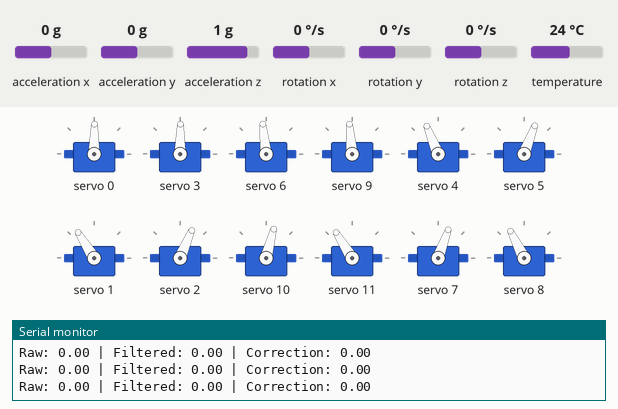
The sketch below on a simulated Arduino Uno, built for the host (arithmetic inside an expression is 32-bit, double 64-bit). On the bench: 12 × servo, the last lines printed to the serial monitor. The inputs (shaded band) are chosen by the test bench; at power-on: acceleration x 0 g, acceleration y 0 g, acceleration z 1 g, rotation x 0 °/s, rotation y 0 °/s, rotation z 0 °/s, temperature 24 °C.

Above: at 4.3 s.
4.4 s: acceleration x set to -1.4 g
At 5.9 s:
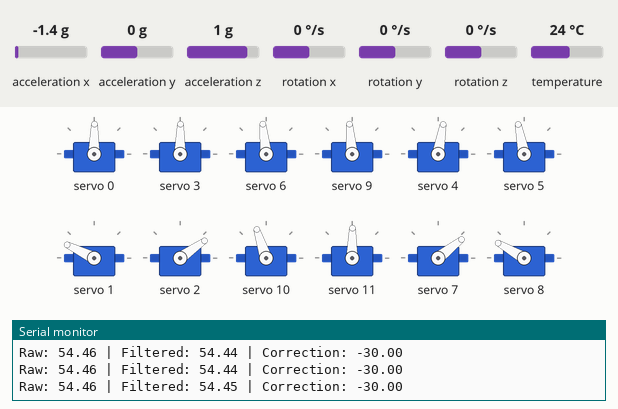
6.4 s: acceleration y set to -1.4 g
At 6.75 s:
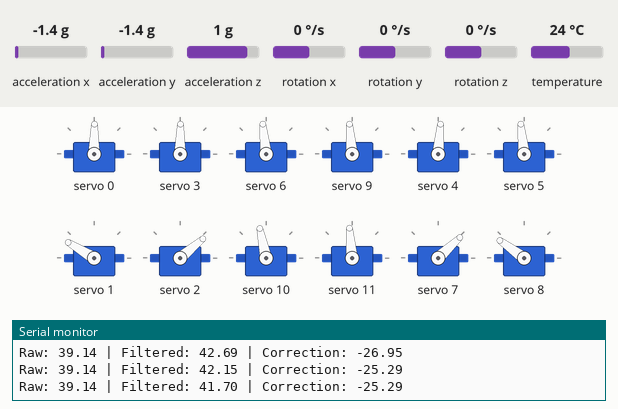
8.1 s: acceleration x set to 0.8 g
At 9.6 s:
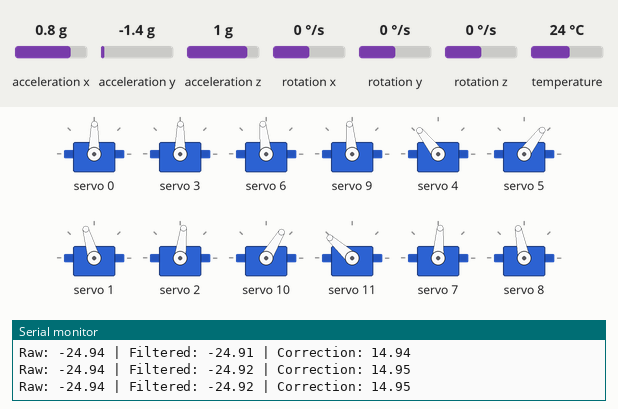
11.1 s: acceleration z set to 0 g
At 11.46 s:
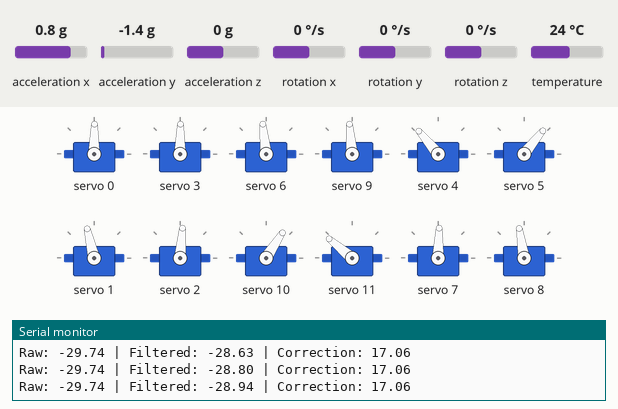
13.0 s: acceleration y set to -0.8 g
At 14.8 s:
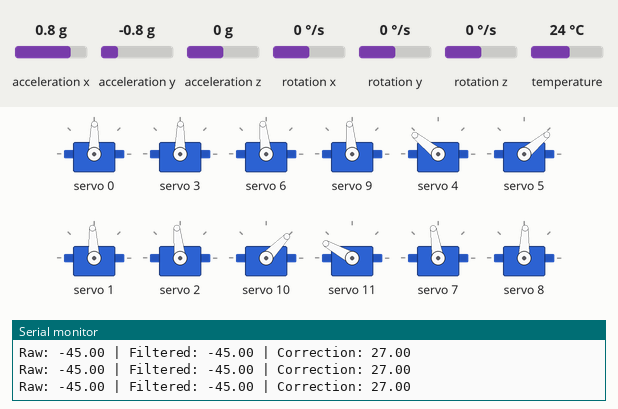
15.1 s: acceleration x set to -0.8 g
At 15.45 s:
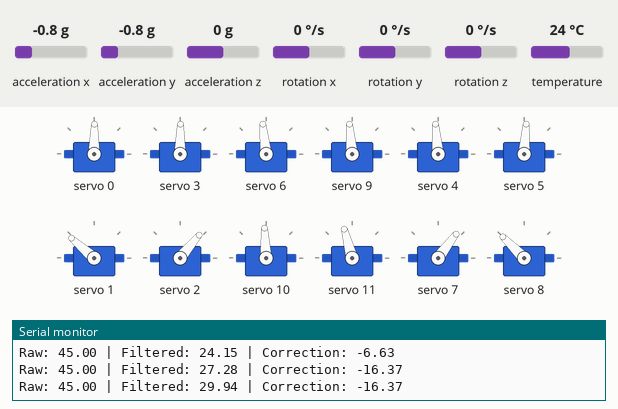
Timing chart, 0 to 18.1 s (numbered marks = the images above; inputs shaded):
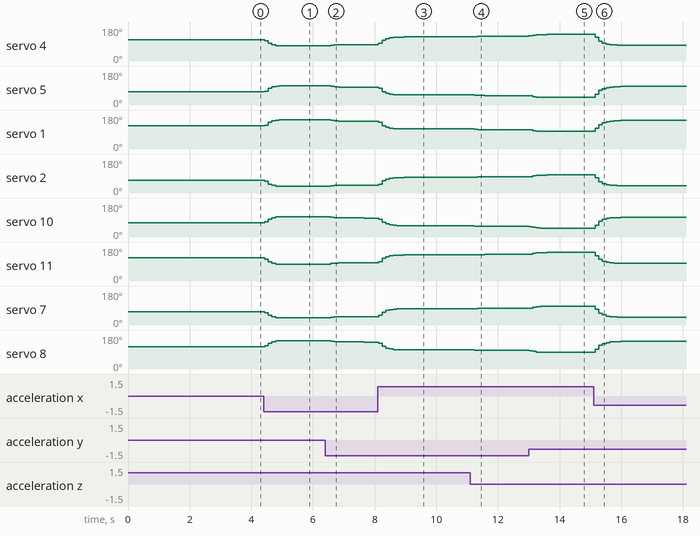

The sketch:

pitch_stabilization_v2.ino
```cpp
/**
 * @file pitch_stabilization_v2.ino
 * @brief Filtered, auto-zeroing pitch stabilization experiment.
 *
 * Hardware status: untested. This revision responds to the last recorded test
 * observations by holding the hip joints, removing integral windup, filtering
 * IMU noise, and calibrating the resting pitch during startup.
 */

#include <Wire.h>
#include <Adafruit_PWMServoDriver.h>
#include <Adafruit_MPU6050.h>
#include <Adafruit_Sensor.h>
#include <PID_v2.h>

constexpr uint8_t kPwmAddress = 0x40;
constexpr uint8_t kMpuAddress = 0x68;
constexpr uint8_t kMpuSdaPin = 17;
constexpr uint8_t kMpuSclPin = 16;
constexpr uint16_t kServoFrequencyHz = 60;
constexpr uint32_t kOscillatorFrequencyHz = 25000000;
constexpr uint16_t kServoMinPulseUs = 500;
constexpr uint16_t kServoMaxPulseUs = 2500;
constexpr int kServoAngleRangeDeg = 180;
constexpr uint8_t kServoCount = 12;
constexpr int kCrouchOffsetDeg = 20;
constexpr uint8_t kBaselineSampleCount = 50;
constexpr float kFilterAlpha = 0.15F;

constexpr int8_t kServoOffsets[kServoCount] = {
    -3, 7, -4, -3, -2, -2, 3, -1, 3, 2, 4, 7};
constexpr uint8_t kLeftThighs[] = {1, 4};
constexpr uint8_t kLeftKnees[] = {2, 5};
constexpr uint8_t kRightThighs[] = {7, 10};
constexpr uint8_t kRightKnees[] = {8, 11};
constexpr uint8_t kHips[] = {0, 3, 6, 9};

Adafruit_PWMServoDriver pwm(kPwmAddress);
Adafruit_MPU6050 mpu;

double controllerKp = 0.6;
double controllerKi = 0.0;
double controllerKd = 0.0;
PID_v2 pitchPid(controllerKp, controllerKi, controllerKd, PID::Direct);

float baselinePitchDeg = 0.0F;
float filteredPitchDeg = 0.0F;

float readPitchDeg();
void setServoAngle(uint8_t channel, double targetAngleDeg);
void updateStance(double correctionDeg);

void setup() {
  Serial.begin(19200);
  while (!Serial && millis() < 3000) {}

  pwm.begin();
  pwm.setOscillatorFrequency(kOscillatorFrequencyHz);
  pwm.setPWMFreq(kServoFrequencyHz);

  Wire1.begin();
  Wire1.setSDA(kMpuSdaPin);
  Wire1.setSCL(kMpuSclPin);
  if (!mpu.begin(kMpuAddress, &Wire1)) {
    Serial.println("Failed to find MPU6050 chip.");
    while (true) {
      delay(10);
    }
  }
  mpu.setAccelerometerRange(MPU6050_RANGE_8_G);
  mpu.setFilterBandwidth(MPU6050_BAND_21_HZ);

  for (uint8_t hip : kHips) {
    setServoAngle(hip, 90.0);
  }
  updateStance(0.0);

  Serial.println("Robot in stance. Waiting 2 seconds to settle...");
  delay(2000);

  Serial.println("Calibrating level baseline. Do not move the robot.");
  float pitchSum = 0.0F;
  for (uint8_t sample = 0; sample < kBaselineSampleCount; ++sample) {
    pitchSum += readPitchDeg();
    delay(20);
  }
  baselinePitchDeg = pitchSum / kBaselineSampleCount;
  filteredPitchDeg = baselinePitchDeg;

  Serial.print("Calibration complete. Baseline pitch: ");
  Serial.println(baselinePitchDeg);

  pitchPid.SetOutputLimits(-30, 30);
  pitchPid.Start(baselinePitchDeg, 0.0, baselinePitchDeg);
  Serial.println("SpotMicro: pitch stabilization v2 ready");
}

void loop() {
  const float rawPitchDeg = readPitchDeg();
  filteredPitchDeg =
      kFilterAlpha * rawPitchDeg + (1.0F - kFilterAlpha) * filteredPitchDeg;

  const double correctionDeg = pitchPid.Run(filteredPitchDeg);
  updateStance(correctionDeg);

  Serial.print("Raw: ");
  Serial.print(rawPitchDeg);
  Serial.print(" | Filtered: ");
  Serial.print(filteredPitchDeg);
  Serial.print(" | Correction: ");
  Serial.println(correctionDeg);
  delay(20);
}

float readPitchDeg() {
  sensors_event_t acceleration;
  sensors_event_t gyroscope;
  sensors_event_t temperature;
  mpu.getEvent(&acceleration, &gyroscope, &temperature);

  return atan2(
             -acceleration.acceleration.x,
             sqrt(acceleration.acceleration.y * acceleration.acceleration.y +
                  acceleration.acceleration.z * acceleration.acceleration.z)) *
         180.0 / PI;
}

void updateStance(double correctionDeg) {
  const int leftThighBase = 90 + kCrouchOffsetDeg;
  const int leftKneeBase = 90 - kCrouchOffsetDeg;
  const int rightThighBase = 90 - kCrouchOffsetDeg;
  const int rightKneeBase = 90 + kCrouchOffsetDeg;

  setServoAngle(kLeftThighs[1], leftThighBase + correctionDeg);
  setServoAngle(kLeftKnees[1], leftKneeBase - correctionDeg);
  setServoAngle(kLeftThighs[0], leftThighBase - correctionDeg);
  setServoAngle(kLeftKnees[0], leftKneeBase + correctionDeg);

  setServoAngle(kRightThighs[1], rightThighBase - correctionDeg);
  setServoAngle(kRightKnees[1], rightKneeBase + correctionDeg);
  setServoAngle(kRightThighs[0], rightThighBase + correctionDeg);
  setServoAngle(kRightKnees[0], rightKneeBase - correctionDeg);

  for (uint8_t hip : kHips) {
    setServoAngle(hip, 90.0);
  }
}

void setServoAngle(uint8_t channel, double targetAngleDeg) {
  if (channel >= kServoCount) {
    return;
  }
  const int calibratedAngle = constrain(
      static_cast<int>(round(targetAngleDeg)) + kServoOffsets[channel],
      0,
      kServoAngleRangeDeg);
  const long pulseUs = map(
      calibratedAngle,
      0,
      kServoAngleRangeDeg,
      kServoMinPulseUs,
      kServoMaxPulseUs);
  pwm.writeMicroseconds(channel, pulseUs);
}
```

Measured:
- after the input at 4.4 s, servo 4: moves from 112° to 80° over 0.48 s, starting at once; servo 5: moves from 69° to 101° over 0.47 s, starting at once; servo 1: moves from 122° to 154° over 0.47 s, starting at once; servo 2: moves from 67° to 35° over 0.47 s, starting at once; servo 10: moves from 75° to 108° over 0.47 s, starting at once
- after the input at 6.4 s, servo 4: 80° → 83° after 0.17 s, → 85° 0.12 s later, → 86° 0.12 s later, → 87° 0.83 s later; servo 5: 101° → 98° after 0.18 s, → 96° 0.12 s later, → 95° 0.12 s later, → 94° 0.84 s later
- after the input at 8.1 s, servo 4: moves from 87° to 128° over 0.83 s, starting at once; servo 5: moves from 94° to 53° over 0.83 s, starting at once; servo 1: moves from 147° to 106° over 0.83 s, starting at once; servo 2: moves from 42° to 83° over 0.83 s, starting at once; servo 10: moves from 100° to 59° over 0.83 s, starting at once
- after the input at 11.1 s, servo 4: 128° → 129° after 0.12 s, → 130° 0.12 s later, → 132° 0.24 s later; servo 5: 53° → 52° after 0.12 s, → 51° 0.12 s later, → 50° 0.24 s later
- after the input at 13.0 s, servo 4: moves from 132° to 141° over 0.60 s, starting at once; servo 5: moves from 50° to 40° over 0.59 s, starting at once; servo 1: moves from 102° to 93° over 0.59 s, starting at once; servo 2: moves from 86° to 96° over 0.59 s, starting at once; servo 10: moves from 56° to 46° over 0.59 s, starting at once
- after the input at 15.1 s, servo 4: moves from 141° to 83° over 0.83 s, starting after 0.05 s; servo 5: moves from 40° to 98° over 0.83 s, starting after 0.06 s
